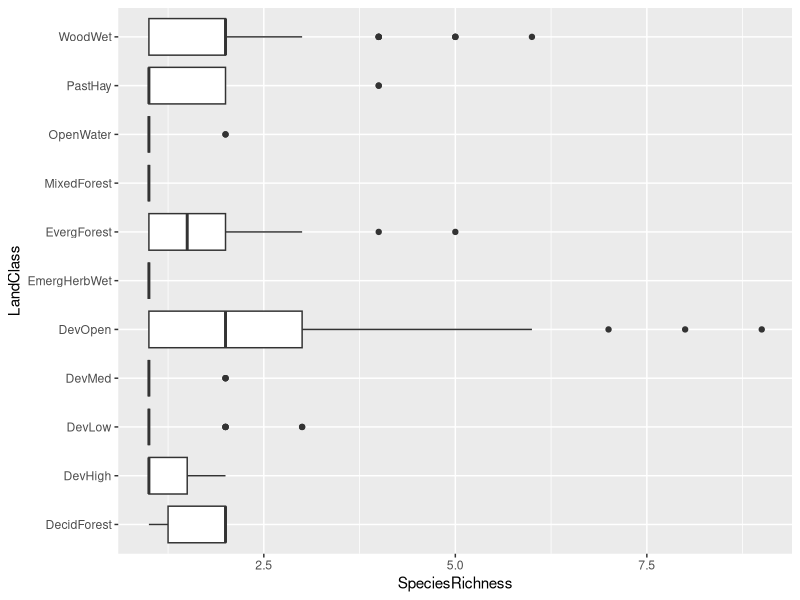
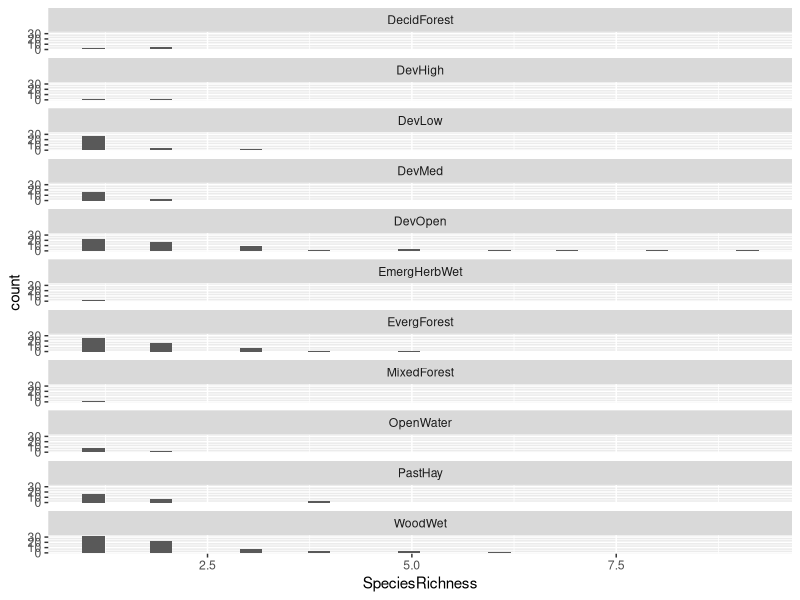
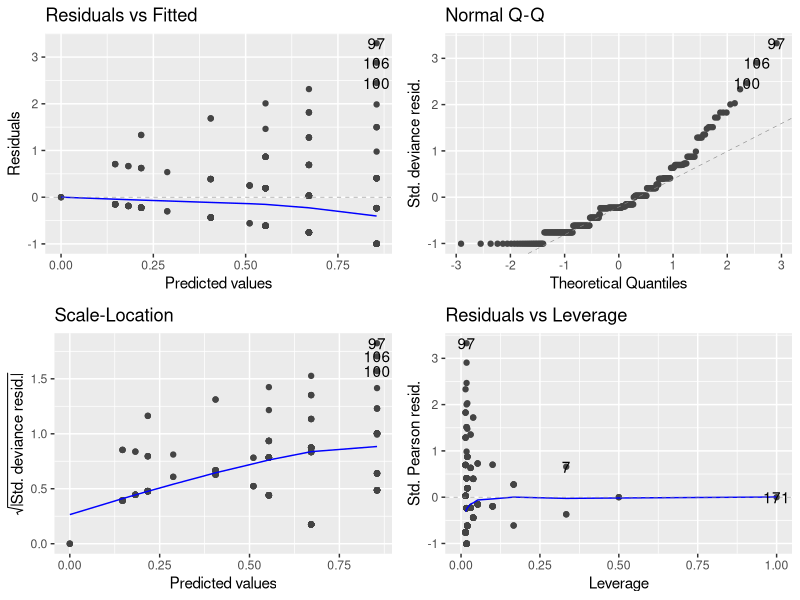
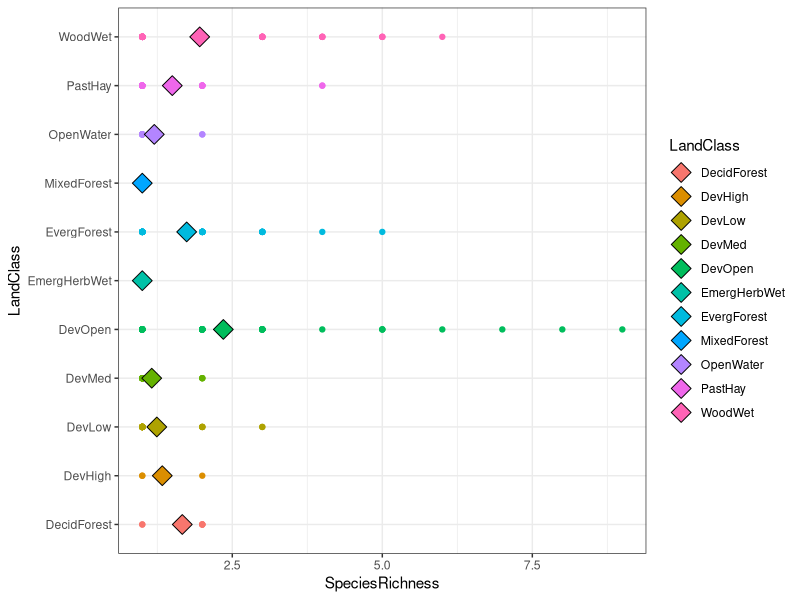

R code for these plots, in order:
## ---- chunk 1
rm(list = ls())
library(tidyverse)
library(here)
library(ggfortify)
## ---- chunk 2
gad <- read.csv(here("data", "gad_moon.csv"))

sp.richness.df2 <- gad |>
  group_by(LandClass, SpeciesName, Date) |>
  summarise(n_individuals = n()) |> 
  ungroup() |>
  group_by(LandClass, Date) |>
  summarise(SpeciesRichness = n()) |>
  na.omit() |> 
  mutate(LandClass = as.factor(LandClass))
## ---- chunk 3
ggplot(sp.richness.df2, aes(LandClass, SpeciesRichness))+
  geom_boxplot()+
  coord_flip()
## ---- chunk 4
ggplot(sp.richness.df2, aes(SpeciesRichness))+
  geom_histogram()+
  facet_wrap(~LandClass,
             ncol = 1)+
  theme()
## ---- chunk 5
sr.glm <- glm(SpeciesRichness ~ LandClass, data = sp.richness.df2, family = poisson)
## ---- chunk 6
autoplot(sr.glm)
## ---- chunk 7
anova(sr.glm, test = "Chisq")
## ---- chunk 8
sr_means <- sp.richness.df2 |>
  group_by(LandClass) |>
  summarise(mean.sr = mean(SpeciesRichness)) 

ggplot(data = sp.richness.df2, aes(x = LandClass, y = SpeciesRichness))+
  geom_point(aes(color = LandClass))+
  geom_point(data = sr_means, aes(x = LandClass, y = mean.sr,
                                  fill = LandClass),
             size = 5, shape = 23)+
  coord_flip()+
  theme_bw()
